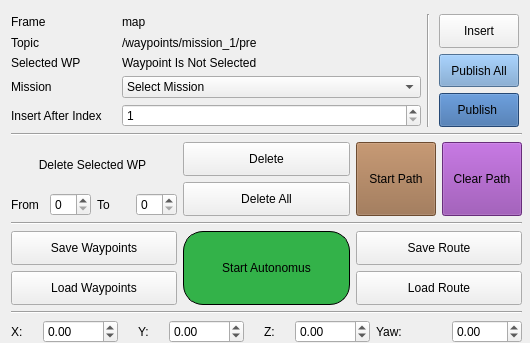
<?xml version="1.0" encoding="UTF-8"?>
<ui version="4.0">
 <class>WaypointNavigationWidget</class>
 <widget class="QWidget" name="WaypointNavigationWidget">
  <property name="geometry">
   <rect>
    <x>0</x>
    <y>0</y>
    <width>530</width>
    <height>343</height>
   </rect>
  </property>
  <property name="minimumSize">
   <size>
    <width>530</width>
    <height>320</height>
   </size>
  </property>
  <property name="maximumSize">
   <size>
    <width>640</width>
    <height>16777215</height>
   </size>
  </property>
  <property name="windowTitle">
   <string>Quadrotor Steering</string>
  </property>
  <widget class="QWidget" name="layoutWidget">
   <property name="geometry">
    <rect>
     <x>11</x>
     <y>14</y>
     <width>511</width>
     <height>329</height>
    </rect>
   </property>
   <layout class="QVBoxLayout" name="verticalLayout_2">
    <item>
     <layout class="QHBoxLayout" name="horizontalLayout_2">
      <item>
       <layout class="QGridLayout" name="gridLayout" rowstretch="0,0,0,0,0,0,0" columnstretch="0,0">
        <property name="horizontalSpacing">
         <number>20</number>
        </property>
        <item row="6" column="0">
         <widget class="QLabel" name="label_20">
          <property name="text">
           <string>Insert After Index</string>
          </property>
         </widget>
        </item>
        <item row="5" column="0">
         <widget class="QLabel" name="label">
          <property name="text">
           <string>Mission</string>
          </property>
         </widget>
        </item>
        <item row="3" column="0">
         <widget class="QLabel" name="label_topic">
          <property name="text">
           <string>Topic</string>
          </property>
         </widget>
        </item>
        <item row="6" column="1">
         <widget class="QSpinBox" name="insert_wp_spinBox">
          <property name="minimumSize">
           <size>
            <width>0</width>
            <height>0</height>
           </size>
          </property>
          <property name="minimum">
           <number>1</number>
          </property>
         </widget>
        </item>
        <item row="5" column="1">
         <widget class="QComboBox" name="missionComboBox">
          <property name="sizePolicy">
           <sizepolicy hsizetype="Minimum" vsizetype="Minimum">
            <horstretch>0</horstretch>
            <verstretch>0</verstretch>
           </sizepolicy>
          </property>
          <property name="minimumSize">
           <size>
            <width>0</width>
            <height>0</height>
           </size>
          </property>
          <property name="layoutDirection">
           <enum>Qt::LeftToRight</enum>
          </property>
          <property name="currentIndex">
           <number>0</number>
          </property>
          <property name="iconSize">
           <size>
            <width>16</width>
            <height>16</height>
           </size>
          </property>
          <item>
           <property name="text">
            <string>Select Mission</string>
           </property>
          </item>
          <item>
           <property name="text">
            <string>Mission 1 Pre</string>
           </property>
          </item>
          <item>
           <property name="text">
            <string>Mission 1 In</string>
           </property>
          </item>
          <item>
           <property name="text">
            <string>Mission 2 Pre</string>
           </property>
          </item>
          <item>
           <property name="text">
            <string>Mission 2 In</string>
           </property>
          </item>
          <item>
           <property name="text">
            <string>Mission 3 Pre</string>
           </property>
          </item>
          <item>
           <property name="text">
            <string>Mission 3 In</string>
           </property>
          </item>
          <item>
           <property name="text">
            <string>Mission 4 Pre</string>
           </property>
          </item>
          <item>
           <property name="text">
            <string>Mission 4 In</string>
           </property>
          </item>
          <item>
           <property name="text">
            <string>Mission 5 Pre</string>
           </property>
          </item>
          <item>
           <property name="text">
            <string>Mission 5 In</string>
           </property>
          </item>
          <item>
           <property name="text">
            <string>Mission 6 Pre</string>
           </property>
          </item>
          <item>
           <property name="text">
            <string>Mission 6 In</string>
           </property>
          </item>
          <item>
           <property name="text">
            <string>Mission 7 Pre</string>
           </property>
          </item>
          <item>
           <property name="text">
            <string>Mission 7 In</string>
           </property>
          </item>
          <item>
           <property name="text">
            <string>Mission 8 Pre</string>
           </property>
          </item>
          <item>
           <property name="text">
            <string>Mission 8 In</string>
           </property>
          </item>
          <item>
           <property name="text">
            <string>Mission 9 Pre</string>
           </property>
          </item>
          <item>
           <property name="text">
            <string>Mission 9 In</string>
           </property>
          </item>
          <item>
           <property name="text">
            <string>Mission 10 Pre</string>
           </property>
          </item>
          <item>
           <property name="text">
            <string>Mission 10 In</string>
           </property>
          </item>
          <item>
           <property name="text">
            <string>Mission 11 Pre</string>
           </property>
          </item>
          <item>
           <property name="text">
            <string>Mission 11 In</string>
           </property>
          </item>
          <item>
           <property name="text">
            <string>Mission 12 Pre</string>
           </property>
          </item>
          <item>
           <property name="text">
            <string>Mission 12 In</string>
           </property>
          </item>
          <item>
           <property name="text">
            <string>Mission 13 Pre</string>
           </property>
          </item>
          <item>
           <property name="text">
            <string>Mission 13 In</string>
           </property>
          </item>
         </widget>
        </item>
        <item row="4" column="1">
         <widget class="QLabel" name="sel_wp_label">
          <property name="text">
           <string>Waypoint Is Not Selected</string>
          </property>
          <property name="wordWrap">
           <bool>false</bool>
          </property>
         </widget>
        </item>
        <item row="3" column="1">
         <widget class="QLabel" name="current_topic_label">
          <property name="sizePolicy">
           <sizepolicy hsizetype="Preferred" vsizetype="Preferred">
            <horstretch>1</horstretch>
            <verstretch>0</verstretch>
           </sizepolicy>
          </property>
          <property name="layoutDirection">
           <enum>Qt::LeftToRight</enum>
          </property>
          <property name="autoFillBackground">
           <bool>true</bool>
          </property>
          <property name="text">
           <string>/waypoints/mission_1/pre</string>
          </property>
         </widget>
        </item>
        <item row="4" column="0">
         <widget class="QLabel" name="sel_label">
          <property name="enabled">
           <bool>true</bool>
          </property>
          <property name="text">
           <string>Selected WP</string>
          </property>
         </widget>
        </item>
        <item row="2" column="0">
         <widget class="QLabel" name="label_frame">
          <property name="baseSize">
           <size>
            <width>16</width>
            <height>16</height>
           </size>
          </property>
          <property name="text">
           <string>Frame</string>
          </property>
         </widget>
        </item>
        <item row="2" column="1">
         <widget class="QLabel" name="label_4">
          <property name="minimumSize">
           <size>
            <width>16</width>
            <height>16</height>
           </size>
          </property>
          <property name="autoFillBackground">
           <bool>true</bool>
          </property>
          <property name="text">
           <string>map</string>
          </property>
         </widget>
        </item>
       </layout>
      </item>
      <item>
       <widget class="Line" name="line">
        <property name="orientation">
         <enum>Qt::Vertical</enum>
        </property>
       </widget>
      </item>
      <item>
       <layout class="QVBoxLayout" name="verticalLayout_4">
        <property name="spacing">
         <number>6</number>
        </property>
        <property name="leftMargin">
         <number>3</number>
        </property>
        <property name="topMargin">
         <number>0</number>
        </property>
        <property name="rightMargin">
         <number>3</number>
        </property>
        <item>
         <widget class="QPushButton" name="insert_button">
          <property name="sizePolicy">
           <sizepolicy hsizetype="Preferred" vsizetype="Preferred">
            <horstretch>0</horstretch>
            <verstretch>0</verstretch>
           </sizepolicy>
          </property>
          <property name="text">
           <string>Insert</string>
          </property>
         </widget>
        </item>
        <item>
         <widget class="QPushButton" name="publish_all_button">
          <property name="sizePolicy">
           <sizepolicy hsizetype="Preferred" vsizetype="Preferred">
            <horstretch>0</horstretch>
            <verstretch>0</verstretch>
           </sizepolicy>
          </property>
          <property name="styleSheet">
           <string notr="true">background-color: rgb(114, 159, 207);</string>
          </property>
          <property name="text">
           <string>Publish All</string>
          </property>
         </widget>
        </item>
        <item>
         <widget class="QPushButton" name="publish_button">
          <property name="sizePolicy">
           <sizepolicy hsizetype="Preferred" vsizetype="Preferred">
            <horstretch>0</horstretch>
            <verstretch>0</verstretch>
           </sizepolicy>
          </property>
          <property name="styleSheet">
           <string notr="true">background-color: rgb(52, 101, 164);</string>
          </property>
          <property name="text">
           <string>Publish </string>
          </property>
         </widget>
        </item>
       </layout>
      </item>
     </layout>
    </item>
    <item>
     <widget class="Line" name="line_3">
      <property name="orientation">
       <enum>Qt::Horizontal</enum>
      </property>
     </widget>
    </item>
    <item>
     <layout class="QHBoxLayout" name="horizontalLayout_10">
      <item>
       <layout class="QVBoxLayout" name="verticalLayout">
        <item>
         <widget class="QLabel" name="delete_wp_label">
          <property name="layoutDirection">
           <enum>Qt::LeftToRight</enum>
          </property>
          <property name="text">
           <string>Delete Selected WP </string>
          </property>
          <property name="alignment">
           <set>Qt::AlignCenter</set>
          </property>
         </widget>
        </item>
        <item>
         <layout class="QHBoxLayout" name="horizontalLayout_9">
          <item>
           <layout class="QHBoxLayout" name="horizontalLayout_3">
            <item>
             <widget class="QLabel" name="label_2">
              <property name="text">
               <string>From</string>
              </property>
             </widget>
            </item>
            <item>
             <widget class="QSpinBox" name="delete_wp_from"/>
            </item>
           </layout>
          </item>
          <item>
           <layout class="QHBoxLayout" name="horizontalLayout_4">
            <item>
             <widget class="QLabel" name="label_3">
              <property name="text">
               <string>To</string>
              </property>
             </widget>
            </item>
            <item>
             <widget class="QSpinBox" name="delete_wp_to"/>
            </item>
           </layout>
          </item>
         </layout>
        </item>
       </layout>
      </item>
      <item>
       <layout class="QVBoxLayout" name="verticalLayout_3">
        <item>
         <widget class="QPushButton" name="delete_button">
          <property name="sizePolicy">
           <sizepolicy hsizetype="Preferred" vsizetype="Preferred">
            <horstretch>0</horstretch>
            <verstretch>0</verstretch>
           </sizepolicy>
          </property>
          <property name="text">
           <string>Delete</string>
          </property>
         </widget>
        </item>
        <item>
         <widget class="QPushButton" name="delete_all_button">
          <property name="sizePolicy">
           <sizepolicy hsizetype="Preferred" vsizetype="Preferred">
            <horstretch>0</horstretch>
            <verstretch>0</verstretch>
           </sizepolicy>
          </property>
          <property name="text">
           <string>Delete All</string>
          </property>
         </widget>
        </item>
       </layout>
      </item>
      <item>
       <layout class="QHBoxLayout" name="horizontalLayout_11">
        <item>
         <widget class="QPushButton" name="path_button">
          <property name="sizePolicy">
           <sizepolicy hsizetype="Preferred" vsizetype="Preferred">
            <horstretch>0</horstretch>
            <verstretch>0</verstretch>
           </sizepolicy>
          </property>
          <property name="styleSheet">
           <string notr="true">background-color: rgb(152, 106, 68)</string>
          </property>
          <property name="text">
           <string>Start Path</string>
          </property>
         </widget>
        </item>
        <item>
         <widget class="QPushButton" name="clear_path_button">
          <property name="sizePolicy">
           <sizepolicy hsizetype="Preferred" vsizetype="Preferred">
            <horstretch>0</horstretch>
            <verstretch>0</verstretch>
           </sizepolicy>
          </property>
          <property name="styleSheet">
           <string notr="true">background-color: rgb(145, 65, 172)</string>
          </property>
          <property name="text">
           <string>Clear Path</string>
          </property>
         </widget>
        </item>
       </layout>
      </item>
     </layout>
    </item>
    <item>
     <widget class="Line" name="line_2">
      <property name="orientation">
       <enum>Qt::Horizontal</enum>
      </property>
     </widget>
    </item>
    <item>
     <layout class="QHBoxLayout" name="horizontalLayout_8">
      <item>
       <layout class="QVBoxLayout" name="verticalLayout_5">
        <item>
         <widget class="QPushButton" name="save_wp_button">
          <property name="sizePolicy">
           <sizepolicy hsizetype="Preferred" vsizetype="Preferred">
            <horstretch>0</horstretch>
            <verstretch>0</verstretch>
           </sizepolicy>
          </property>
          <property name="text">
           <string>Save Waypoints</string>
          </property>
         </widget>
        </item>
        <item>
         <widget class="QPushButton" name="load_wp_button">
          <property name="sizePolicy">
           <sizepolicy hsizetype="Preferred" vsizetype="Preferred">
            <horstretch>0</horstretch>
            <verstretch>0</verstretch>
           </sizepolicy>
          </property>
          <property name="text">
           <string>Load Waypoints</string>
          </property>
         </widget>
        </item>
       </layout>
      </item>
      <item>
       <widget class="QPushButton" name="command_button">
        <property name="sizePolicy">
         <sizepolicy hsizetype="Preferred" vsizetype="Preferred">
          <horstretch>0</horstretch>
          <verstretch>0</verstretch>
         </sizepolicy>
        </property>
        <property name="mouseTracking">
         <bool>false</bool>
        </property>
        <property name="styleSheet">
         <string notr="true">border-radius: 20px;
border: 1px solid black;
background-color: #33b249;
color: black;</string>
        </property>
        <property name="text">
         <string>Start Autonomus</string>
        </property>
        <property name="autoDefault">
         <bool>false</bool>
        </property>
        <property name="default">
         <bool>false</bool>
        </property>
        <property name="flat">
         <bool>false</bool>
        </property>
       </widget>
      </item>
      <item>
       <layout class="QHBoxLayout" name="horizontalLayout_5">
        <item>
         <layout class="QVBoxLayout" name="verticalLayout_6">
          <item>
           <widget class="QPushButton" name="save_route_button">
            <property name="sizePolicy">
             <sizepolicy hsizetype="Preferred" vsizetype="Preferred">
              <horstretch>0</horstretch>
              <verstretch>0</verstretch>
             </sizepolicy>
            </property>
            <property name="text">
             <string>Save Route</string>
            </property>
           </widget>
          </item>
          <item>
           <widget class="QPushButton" name="load_route_button">
            <property name="sizePolicy">
             <sizepolicy hsizetype="Preferred" vsizetype="Preferred">
              <horstretch>0</horstretch>
              <verstretch>0</verstretch>
             </sizepolicy>
            </property>
            <property name="text">
             <string>Load Route</string>
            </property>
           </widget>
          </item>
         </layout>
        </item>
       </layout>
      </item>
     </layout>
    </item>
    <item>
     <widget class="Line" name="line_4">
      <property name="orientation">
       <enum>Qt::Horizontal</enum>
      </property>
     </widget>
    </item>
    <item>
     <layout class="QHBoxLayout" name="horizontalLayout_7">
      <item>
       <layout class="QHBoxLayout" name="horizontalLayout">
        <property name="spacing">
         <number>20</number>
        </property>
        <item>
         <widget class="QLabel" name="x_label">
          <property name="text">
           <string>X:</string>
          </property>
         </widget>
        </item>
        <item>
         <widget class="QDoubleSpinBox" name="x_doubleSpinBox">
          <property name="sizePolicy">
           <sizepolicy hsizetype="Preferred" vsizetype="Maximum">
            <horstretch>0</horstretch>
            <verstretch>0</verstretch>
           </sizepolicy>
          </property>
          <property name="minimum">
           <double>-1000.000000000000000</double>
          </property>
          <property name="maximum">
           <double>1000.000000000000000</double>
          </property>
          <property name="singleStep">
           <double>0.500000000000000</double>
          </property>
         </widget>
        </item>
        <item>
         <widget class="QLabel" name="y_label">
          <property name="text">
           <string>Y:</string>
          </property>
         </widget>
        </item>
        <item>
         <widget class="QDoubleSpinBox" name="y_doubleSpinBox">
          <property name="sizePolicy">
           <sizepolicy hsizetype="Preferred" vsizetype="Maximum">
            <horstretch>0</horstretch>
            <verstretch>0</verstretch>
           </sizepolicy>
          </property>
          <property name="minimum">
           <double>-1000.000000000000000</double>
          </property>
          <property name="maximum">
           <double>1000.000000000000000</double>
          </property>
          <property name="singleStep">
           <double>0.500000000000000</double>
          </property>
         </widget>
        </item>
        <item>
         <widget class="QLabel" name="z_label">
          <property name="text">
           <string>Z:</string>
          </property>
         </widget>
        </item>
        <item>
         <widget class="QDoubleSpinBox" name="z_doubleSpinBox">
          <property name="sizePolicy">
           <sizepolicy hsizetype="Preferred" vsizetype="Maximum">
            <horstretch>0</horstretch>
            <verstretch>0</verstretch>
           </sizepolicy>
          </property>
          <property name="minimum">
           <double>-1000.000000000000000</double>
          </property>
          <property name="maximum">
           <double>1000.000000000000000</double>
          </property>
          <property name="singleStep">
           <double>0.500000000000000</double>
          </property>
         </widget>
        </item>
       </layout>
      </item>
      <item>
       <layout class="QHBoxLayout" name="horizontalLayout_6">
        <item>
         <widget class="QLabel" name="yaw_label">
          <property name="text">
           <string>Yaw:</string>
          </property>
         </widget>
        </item>
        <item>
         <widget class="QDoubleSpinBox" name="yaw_doubleSpinBox">
          <property name="sizePolicy">
           <sizepolicy hsizetype="Preferred" vsizetype="Maximum">
            <horstretch>0</horstretch>
            <verstretch>0</verstretch>
           </sizepolicy>
          </property>
          <property name="minimum">
           <double>-3.150000000000000</double>
          </property>
          <property name="maximum">
           <double>3.150000000000000</double>
          </property>
          <property name="singleStep">
           <double>0.100000000000000</double>
          </property>
         </widget>
        </item>
       </layout>
      </item>
     </layout>
    </item>
   </layout>
  </widget>
 </widget>
 <resources/>
 <connections/>
</ui>
